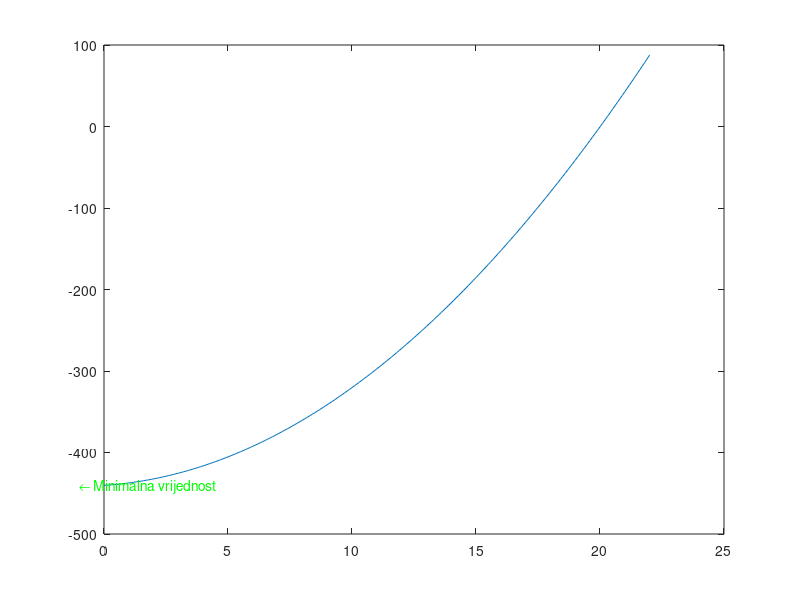

MATLAB code for this plot:
close all
clc
clear 
x=0:0.1:22; 

if max(x)<=20
    y1=-exp(-(x./20).^2); 
    plot(x,y1); 
    a=min(y1)
    
    [x,f]=ga(@(x) -exp(-x(1)./20).^2,1,[],[],[],[],[0],[20]); 
    x
    f
    
elseif max(x)>20
    y=-exp(-1)+(x-20).*(x+22);
    
    plot(x,y);
    b=min(y)
    [x,f]=ga(@(x) -exp(-1)+(x(1)-20).*(x(1)+22),1,[],[],[],[],[0],[21]);
    x
    f
end

text(x(1),f,'\leftarrow Minimalna vrijednost','FontSize',10,'Color','green','linewidth',2.5)